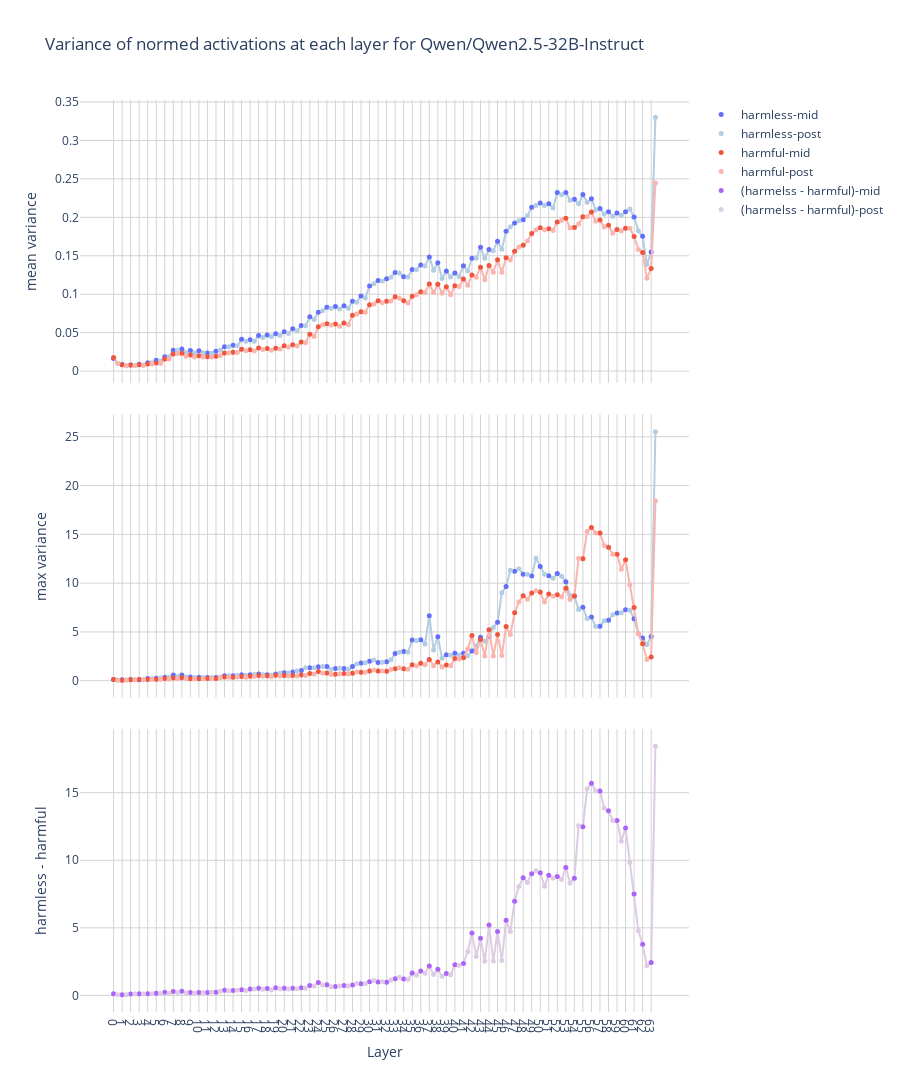

Here is the notebook cell this chart was saved with:
### Code cell
num_layers, num_act_modules, num_tokens = similarity_scores.shape

chosen_token = -1
colour_map = {
    "harmless": plotly.colors.qualitative.Plotly[0],
    "harmful": plotly.colors.qualitative.Plotly[1],
    "neutral": plotly.colors.qualitative.Plotly[3],
}
colour_map_light = {
    "harmless": plotly.colors.qualitative.Pastel1[1],
    "harmful": plotly.colors.qualitative.Pastel1[0],
    "neutral": plotly.colors.qualitative.Pastel1[3],
}

categories = ["harmless", "harmful"]
resid_modules = ["mid", "post"]
metrics = ["mean", "max"]

x_values = sum([[f"{l}", f"{l}-post"] for l in range(num_layers)], [])

fig = go.Figure()

for m, metric in enumerate(metrics):
    for category in categories:
        y_values = acts_normed_var[category][metric][..., chosen_token]
        fig.add_trace(
            go.Scatter(
                x=x_values,
                y=y_values.flatten(),
                mode="lines",
                yaxis=f"y{m + 1}",
                marker=dict(color=colour_map_light[category], size=5),
                showlegend=False,
            )
        )
        for module_idx, module_name in enumerate(resid_modules):
            if module_name == "mid":
                colour = colour_map[category]
            else:
                colour = colour_map_light[category]
            fig.add_trace(
                go.Scatter(
                    x=x_values[module_idx::2],
                    y=y_values.flatten()[module_idx::2],
                    name=f"{category}-{module_name}",
                    mode="markers",
                    yaxis=f"y{m + 1}",
                    marker=dict(color=colour, size=5),
                    showlegend=m == 0,
                )
            )

diff_mean_var = (
    acts_normed_var["harmless"]["mean"][..., chosen_token]
    - acts_normed_var["harmful"]["mean"][..., chosen_token]
)
fig.add_trace(
    go.Scatter(
        x=x_values,
        y=y_values.flatten(),
        name=f"(harmelss - harmful)-{module_name}",
        mode="lines",
        yaxis="y3",
        marker=dict(color=colour_map_light["neutral"], size=5),
        showlegend=False,
    )
)
for module_idx, module_name in enumerate(resid_modules):
    if module_name == "mid":
        colour = colour_map["neutral"]
    else:
        colour = colour_map_light["neutral"]
    fig.add_trace(
        go.Scatter(
            x=x_values[module_idx::2],
            y=y_values.flatten()[module_idx::2],
            name=f"(harmelss - harmful)-{module_name}",
            mode="markers",
            yaxis="y3",
            marker=dict(color=colour, size=5),
            showlegend=True,
        )
    )


fig.update_layout(
    title=f"Variance of normed activations at each layer for {MODEL_PATH}",
    plot_bgcolor='white',
    grid=dict(rows=3, columns=1),
    xaxis=dict(type="category", dtick=2, title="Layer", gridcolor="lightgrey"),
    yaxis=dict(title=f"{metrics[0]} variance", gridcolor='lightgrey', zeroline=False),
    yaxis2=dict(title=f"{metrics[1]} variance", gridcolor='lightgrey', zeroline=False),
    yaxis3=dict(title=f"harmless - harmful", gridcolor='lightgrey', zeroline=False),
    hovermode="x unified",
    height=1200,
    # width=20 + 12 * len(x_values),
)

# fig.update_xaxes(
#     mirror=True,
#     ticks='outside',
#     showline=True,
#     # linecolor='black',
#     gridcolor='lightgrey'
# )
# fig.update_yaxes(
#     mirror=True,
#     ticks='outside',
#     showline=True,
#     # linecolor='black',
#     gridcolor='lightgrey'
# )
fig.show()

### Figure 1 — Plotly figure (JSON) as saved in the notebook; plotly's stock layout.template omitted (floating-point values rounded to 4 significant figures)
{"data": [{"marker": {"color": "rgb(179,205,227)", "size": 5}, "mode": "lines", "showlegend": false, "type": "scatter", "x": ["0", "0-post", "1", "1-post", "2", "2-post", "3", "3-post", "4", "4-post", "5", "5-post", "6", "6-post", "7", "7-post", "8", "8-post", "9", "9-post", "10", "10-post", "11", "11-post", "12", "12-post", "13", "13-post", "14", "14-post", "15", "15-post", "16", "16-post", "17", "17-post", "18", "18-post", "19", "19-post", "20", "20-post", "21", "21-post", "22", "22-post", "23", "23-post", "24", "24-post", "25", "25-post", "26", "26-post", "27", "27-post", "28", "28-post", "29", "29-post", "30", "30-post", "31", "31-post", "32", "32-post", "33", "33-post", "34", "34-post", "35", "35-post", "36", "36-post", "37", "37-post", "38", "38-post", "39", "39-post", "40", "40-post", "41", "41-post", "42", "42-post", "43", "43-post", "44", "44-post", "45", "45-post", "46", "46-post", "47", "47-post", "48", "48-post", "49", "49-post", "50", "50-post", "51", "51-post", "52", "52-post", "53", "53-post", "54", "54-post", "55", "55-post", "56", "56-post", "57", "57-post", "58", "58-post", "59", "59-post", "60", "60-post", "61", "61-post", "62", "62-post", "63", "63-post"], "y": [0.01646, 0.009884, 0.008426, 0.006981, 0.008076, 0.007222, 0.008902, 0.007937, 0.01095, 0.01084, 0.01402, 0.01327, 0.01866, 0.01883, 0.02697, 0.02717, 0.02879, 0.02408, 0.0269, 0.02361, 0.02635, 0.02361, 0.0237, 0.02336, 0.02584, 0.02712, 0.03174, 0.03179, 0.03368, 0.03303, 0.04131, 0.03884, 0.04083, 0.03882, 0.04628, 0.04359, 0.04706, 0.04481, 0.04846, 0.04619, 0.05126, 0.04879, 0.05521, 0.05211, 0.05939, 0.05883, 0.07082, 0.06702, 0.0766, 0.07856, 0.08308, 0.08174, 0.08403, 0.08076, 0.08491, 0.08162, 0.091, 0.08949, 0.09778, 0.095, 0.1108, 0.1135, 0.1179, 0.1172, 0.1202, 0.1221, 0.1283, 0.1277, 0.1227, 0.1224, 0.1322, 0.1318, 0.1379, 0.1366, 0.1485, 0.1312, 0.1408, 0.1206, 0.1303, 0.1224, 0.1277, 0.1228, 0.137, 0.1302, 0.1468, 0.1469, 0.1611, 0.1468, 0.1583, 0.1567, 0.1689, 0.1586, 0.1819, 0.1877, 0.1925, 0.1956, 0.197, 0.2022, 0.213, 0.2153, 0.2185, 0.2155, 0.2177, 0.2121, 0.2324, 0.2294, 0.2324, 0.2222, 0.2235, 0.2176, 0.2296, 0.2195, 0.2242, 0.2097, 0.2116, 0.2044, 0.2073, 0.2013, 0.2058, 0.2028, 0.2071, 0.2109, 0.2004, 0.1825, 0.1753, 0.1385, 0.1548, 0.3302], "yaxis": "y"}, {"marker": {"color": "#636EFA", "size": 5}, "mode": "markers", "name": "harmless-mid", "showlegend": true, "type": "scatter", "x": ["0", "1", "2", "3", "4", "5", "6", "7", "8", "9", "10", "11", "12", "13", "14", "15", "16", "17", "18", "19", "20", "21", "22", "23", "24", "25", "26", "27", "28", "29", "30", "31", "32", "33", "34", "35", "36", "37", "38", "39", "40", "41", "42", "43", "44", "45", "46", "47", "48", "49", "50", "51", "52", "53", "54", "55", "56", "57", "58", "59", "60", "61", "62", "63"], "y": [0.01646, 0.008426, 0.008076, 0.008902, 0.01095, 0.01402, 0.01866, 0.02697, 0.02879, 0.0269, 0.02635, 0.0237, 0.02584, 0.03174, 0.03368, 0.04131, 0.04083, 0.04628, 0.04706, 0.04846, 0.05126, 0.05521, 0.05939, 0.07082, 0.0766, 0.08308, 0.08403, 0.08491, 0.091, 0.09778, 0.1108, 0.1179, 0.1202, 0.1283, 0.1227, 0.1322, 0.1379, 0.1485, 0.1408, 0.1303, 0.1277, 0.137, 0.1468, 0.1611, 0.1583, 0.1689, 0.1819, 0.1925, 0.197, 0.213, 0.2185, 0.2177, 0.2324, 0.2324, 0.2235, 0.2296, 0.2242, 0.2116, 0.2073, 0.2058, 0.2071, 0.2004, 0.1753, 0.1548], "yaxis": "y"}, {"marker": {"color": "rgb(179,205,227)", "size": 5}, "mode": "markers", "name": "harmless-post", "showlegend": true, "type": "scatter", "x": ["0-post", "1-post", "2-post", "3-post", "4-post", "5-post", "6-post", "7-post", "8-post", "9-post", "10-post", "11-post", "12-post", "13-post", "14-post", "15-post", "16-post", "17-post", "18-post", "19-post", "20-post", "21-post", "22-post", "23-post", "24-post", "25-post", "26-post", "27-post", "28-post", "29-post", "30-post", "31-post", "32-post", "33-post", "34-post", "35-post", "36-post", "37-post", "38-post", "39-post", "40-post", "41-post", "42-post", "43-post", "44-post", "45-post", "46-post", "47-post", "48-post", "49-post", "50-post", "51-post", "52-post", "53-post", "54-post", "55-post", "56-post", "57-post", "58-post", "59-post", "60-post", "61-post", "62-post", "63-post"], "y": [0.009884, 0.006981, 0.007222, 0.007937, 0.01084, 0.01327, 0.01883, 0.02717, 0.02408, 0.02361, 0.02361, 0.02336, 0.02712, 0.03179, 0.03303, 0.03884, 0.03882, 0.04359, 0.04481, 0.04619, 0.04879, 0.05211, 0.05883, 0.06702, 0.07856, 0.08174, 0.08076, 0.08162, 0.08949, 0.095, 0.1135, 0.1172, 0.1221, 0.1277, 0.1224, 0.1318, 0.1366, 0.1312, 0.1206, 0.1224, 0.1228, 0.1302, 0.1469, 0.1468, 0.1567, 0.1586, 0.1877, 0.1956, 0.2022, 0.2153, 0.2155, 0.2121, 0.2294, 0.2222, 0.2176, 0.2195, 0.2097, 0.2044, 0.2013, 0.2028, 0.2109, 0.1825, 0.1385, 0.3302], "yaxis": "y"}, {"marker": {"color": "rgb(251,180,174)", "size": 5}, "mode": "lines", "showlegend": false, "type": "scatter", "x": ["0", "0-post", "1", "1-post", "2", "2-post", "3", "3-post", "4", "4-post", "5", "5-post", "6", "6-post", "7", "7-post", "8", "8-post", "9", "9-post", "10", "10-post", "11", "11-post", "12", "12-post", "13", "13-post", "14", "14-post", "15", "15-post", "16", "16-post", "17", "17-post", "18", "18-post", "19", "19-post", "20", "20-post", "21", "21-post", "22", "22-post", "23", "23-post", "24", "24-post", "25", "25-post", "26", "26-post", "27", "27-post", "28", "28-post", "29", "29-post", "30", "30-post", "31", "31-post", "32", "32-post", "33", "33-post", "34", "34-post", "35", "35-post", "36", "36-post", "37", "37-post", "38", "38-post", "39", "39-post", "40", "40-post", "41", "41-post", "42", "42-post", "43", "43-post", "44", "44-post", "45", "45-post", "46", "46-post", "47", "47-post", "48", "48-post", "49", "49-post", "50", "50-post", "51", "51-post", "52", "52-post", "53", "53-post", "54", "54-post", "55", "55-post", "56", "56-post", "57", "57-post", "58", "58-post", "59", "59-post", "60", "60-post", "61", "61-post", "62", "62-post", "63", "63-post"], "y": [0.01762, 0.01002, 0.008382, 0.006949, 0.007795, 0.00695, 0.00824, 0.007319, 0.009232, 0.009129, 0.01064, 0.009963, 0.01576, 0.0159, 0.02237, 0.02259, 0.02334, 0.01922, 0.02093, 0.01827, 0.01987, 0.01829, 0.01852, 0.01845, 0.01919, 0.02024, 0.02346, 0.02345, 0.0245, 0.02423, 0.02847, 0.02651, 0.02785, 0.02606, 0.03001, 0.02811, 0.02951, 0.02698, 0.02964, 0.02864, 0.03304, 0.03121, 0.03441, 0.03256, 0.03774, 0.03704, 0.04809, 0.04491, 0.05763, 0.06045, 0.06172, 0.05992, 0.06112, 0.05828, 0.06247, 0.06031, 0.07269, 0.07414, 0.0771, 0.07654, 0.08638, 0.0872, 0.09166, 0.0889, 0.09094, 0.09122, 0.09667, 0.09473, 0.09138, 0.08862, 0.09738, 0.09941, 0.1033, 0.1021, 0.1133, 0.1021, 0.113, 0.1011, 0.1098, 0.09937, 0.1111, 0.1101, 0.1198, 0.1117, 0.125, 0.1221, 0.1352, 0.1187, 0.1374, 0.1286, 0.145, 0.1287, 0.1474, 0.1445, 0.1558, 0.1615, 0.1638, 0.1694, 0.179, 0.1834, 0.1863, 0.184, 0.1852, 0.1828, 0.1938, 0.1963, 0.1988, 0.186, 0.1866, 0.1914, 0.2006, 0.2008, 0.2068, 0.1949, 0.1964, 0.1876, 0.1897, 0.1792, 0.1843, 0.1822, 0.1858, 0.1857, 0.1752, 0.1581, 0.1544, 0.1206, 0.1334, 0.2445], "yaxis": "y"}, {"marker": {"color": "#EF553B", "size": 5}, "mode": "markers", "name": "harmful-mid", "showlegend": true, "type": "scatter", "x": ["0", "1", "2", "3", "4", "5", "6", "7", "8", "9", "10", "11", "12", "13", "14", "15", "16", "17", "18", "19", "20", "21", "22", "23", "24", "25", "26", "27", "28", "29", "30", "31", "32", "33", "34", "35", "36", "37", "38", "39", "40", "41", "42", "43", "44", "45", "46", "47", "48", "49", "50", "51", "52", "53", "54", "55", "56", "57", "58", "59", "60", "61", "62", "63"], "y": [0.01762, 0.008382, 0.007795, 0.00824, 0.009232, 0.01064, 0.01576, 0.02237, 0.02334, 0.02093, 0.01987, 0.01852, 0.01919, 0.02346, 0.0245, 0.02847, 0.02785, 0.03001, 0.02951, 0.02964, 0.03304, 0.03441, 0.03774, 0.04809, 0.05763, 0.06172, 0.06112, 0.06247, 0.07269, 0.0771, 0.08638, 0.09166, 0.09094, 0.09667, 0.09138, 0.09738, 0.1033, 0.1133, 0.113, 0.1098, 0.1111, 0.1198, 0.125, 0.1352, 0.1374, 0.145, 0.1474, 0.1558, 0.1638, 0.179, 0.1863, 0.1852, 0.1938, 0.1988, 0.1866, 0.2006, 0.2068, 0.1964, 0.1897, 0.1843, 0.1858, 0.1752, 0.1544, 0.1334], "yaxis": "y"}, {"marker": {"color": "rgb(251,180,174)", "size": 5}, "mode": "markers", "name": "harmful-post", "showlegend": true, "type": "scatter", "x": ["0-post", "1-post", "2-post", "3-post", "4-post", "5-post", "6-post", "7-post", "8-post", "9-post", "10-post", "11-post", "12-post", "13-post", "14-post", "15-post", "16-post", "17-post", "18-post", "19-post", "20-post", "21-post", "22-post", "23-post", "24-post", "25-post", "26-post", "27-post", "28-post", "29-post", "30-post", "31-post", "32-post", "33-post", "34-post", "35-post", "36-post", "37-post", "38-post", "39-post", "40-post", "41-post", "42-post", "43-post", "44-post", "45-post", "46-post", "47-post", "48-post", "49-post", "50-post", "51-post", "52-post", "53-post", "54-post", "55-post", "56-post", "57-post", "58-post", "59-post", "60-post", "61-post", "62-post", "63-post"], "y": [0.01002, 0.006949, 0.00695, 0.007319, 0.009129, 0.009963, 0.0159, 0.02259, 0.01922, 0.01827, 0.01829, 0.01845, 0.02024, 0.02345, 0.02423, 0.02651, 0.02606, 0.02811, 0.02698, 0.02864, 0.03121, 0.03256, 0.03704, 0.04491, 0.06045, 0.05992, 0.05828, 0.06031, 0.07414, 0.07654, 0.0872, 0.0889, 0.09122, 0.09473, 0.08862, 0.09941, 0.1021, 0.1021, 0.1011, 0.09937, 0.1101, 0.1117, 0.1221, 0.1187, 0.1286, 0.1287, 0.1445, 0.1615, 0.1694, 0.1834, 0.184, 0.1828, 0.1963, 0.186, 0.1914, 0.2008, 0.1949, 0.1876, 0.1792, 0.1822, 0.1857, 0.1581, 0.1206, 0.2445], "yaxis": "y"}, {"marker": {"color": "rgb(179,205,227)", "size": 5}, "mode": "lines", "showlegend": false, "type": "scatter", "x": ["0", "0-post", "1", "1-post", "2", "2-post", "3", "3-post", "4", "4-post", "5", "5-post", "6", "6-post", "7", "7-post", "8", "8-post", "9", "9-post", "10", "10-post", "11", "11-post", "12", "12-post", "13", "13-post", "14", "14-post", "15", "15-post", "16", "16-post", "17", "17-post", "18", "18-post", "19", "19-post", "20", "20-post", "21", "21-post", "22", "22-post", "23", "23-post", "24", "24-post", "25", "25-post", "26", "26-post", "27", "27-post", "28", "28-post", "29", "29-post", "30", "30-post", "31", "31-post", "32", "32-post", "33", "33-post", "34", "34-post", "35", "35-post", "36", "36-post", "37", "37-post", "38", "38-post", "39", "39-post", "40", "40-post", "41", "41-post", "42", "42-post", "43", "43-post", "44", "44-post", "45", "45-post", "46", "46-post", "47", "47-post", "48", "48-post", "49", "49-post", "50", "50-post", "51", "51-post", "52", "52-post", "53", "53-post", "54", "54-post", "55", "55-post", "56", "56-post", "57", "57-post", "58", "58-post", "59", "59-post", "60", "60-post", "61", "61-post", "62", "62-post", "63", "63-post"], "y": [0.1371, 0.06985, 0.1009, 0.09722, 0.1283, 0.1058, 0.1083, 0.09117, 0.2306, 0.2044, 0.2575, 0.2674, 0.3643, 0.3208, 0.5987, 0.4107, 0.5847, 0.3752, 0.3876, 0.3213, 0.368, 0.3397, 0.3319, 0.3186, 0.3321, 0.3937, 0.5086, 0.4992, 0.5167, 0.5329, 0.6171, 0.554, 0.6202, 0.6442, 0.6893, 0.6231, 0.6079, 0.5636, 0.681, 0.756, 0.8098, 0.7825, 0.9024, 0.9852, 1.051, 1.318, 1.328, 1.335, 1.44, 1.445, 1.465, 1.146, 1.261, 1.286, 1.247, 1.165, 1.45, 1.707, 1.807, 1.846, 2.005, 2.127, 1.861, 1.897, 1.934, 2.146, 2.791, 2.93, 2.984, 2.917, 4.167, 4.126, 4.21, 3.762, 6.664, 3.145, 4.503, 2.292, 2.668, 2.617, 2.819, 2.627, 2.804, 2.571, 3.052, 3.521, 4.454, 4.05, 4.535, 5.451, 5.992, 9.011, 9.643, 11.32, 11.22, 11.48, 10.9, 10.9, 10.73, 12.56, 11.7, 10.92, 10.77, 10.5, 10.98, 10.69, 10.15, 8.724, 8.685, 7.304, 7.529, 6.371, 6.517, 5.566, 5.587, 6.142, 6.185, 6.752, 6.93, 6.954, 7.266, 7.231, 6.338, 4.871, 4.371, 3.675, 4.541, 25.51], "yaxis": "y2"}, {"marker": {"color": "#636EFA", "size": 5}, "mode": "markers", "name": "harmless-mid", "showlegend": false, "type": "scatter", "x": ["0", "1", "2", "3", "4", "5", "6", "7", "8", "9", "10", "11", "12", "13", "14", "15", "16", "17", "18", "19", "20", "21", "22", "23", "24", "25", "26", "27", "28", "29", "30", "31", "32", "33", "34", "35", "36", "37", "38", "39", "40", "41", "42", "43", "44", "45", "46", "47", "48", "49", "50", "51", "52", "53", "54", "55", "56", "57", "58", "59", "60", "61", "62", "63"], "y": [0.1371, 0.1009, 0.1283, 0.1083, 0.2306, 0.2575, 0.3643, 0.5987, 0.5847, 0.3876, 0.368, 0.3319, 0.3321, 0.5086, 0.5167, 0.6171, 0.6202, 0.6893, 0.6079, 0.681, 0.8098, 0.9024, 1.051, 1.328, 1.44, 1.465, 1.261, 1.247, 1.45, 1.807, 2.005, 1.861, 1.934, 2.791, 2.984, 4.167, 4.21, 6.664, 4.503, 2.668, 2.819, 2.804, 3.052, 4.454, 4.535, 5.992, 9.643, 11.22, 10.9, 10.73, 11.7, 10.77, 10.98, 10.15, 8.685, 7.529, 6.517, 5.587, 6.185, 6.93, 7.266, 6.338, 4.371, 4.541], "yaxis": "y2"}, {"marker": {"color": "rgb(179,205,227)", "size": 5}, "mode": "markers", "name": "harmless-post", "showlegend": false, "type": "scatter", "x": ["0-post", "1-post", "2-post", "3-post", "4-post", "5-post", "6-post", "7-post", "8-post", "9-post", "10-post", "11-post", "12-post", "13-post", "14-post", "15-post", "16-post", "17-post", "18-post", "19-post", "20-post", "21-post", "22-post", "23-post", "24-post", "25-post", "26-post", "27-post", "28-post", "29-post", "30-post", "31-post", "32-post", "33-post", "34-post", "35-post", "36-post", "37-post", "38-post", "39-post", "40-post", "41-post", "42-post", "43-post", "44-post", "45-post", "46-post", "47-post", "48-post", "49-post", "50-post", "51-post", "52-post", "53-post", "54-post", "55-post", "56-post", "57-post", "58-post", "59-post", "60-post", "61-post", "62-post", "63-post"], "y": [0.06985, 0.09722, 0.1058, 0.09117, 0.2044, 0.2674, 0.3208, 0.4107, 0.3752, 0.3213, 0.3397, 0.3186, 0.3937, 0.4992, 0.5329, 0.554, 0.6442, 0.6231, 0.5636, 0.756, 0.7825, 0.9852, 1.318, 1.335, 1.445, 1.146, 1.286, 1.165, 1.707, 1.846, 2.127, 1.897, 2.146, 2.93, 2.917, 4.126, 3.762, 3.145, 2.292, 2.617, 2.627, 2.571, 3.521, 4.05, 5.451, 9.011, 11.32, 11.48, 10.9, 12.56, 10.92, 10.5, 10.69, 8.724, 7.304, 6.371, 5.566, 6.142, 6.752, 6.954, 7.231, 4.871, 3.675, 25.51], "yaxis": "y2"}, {"marker": {"color": "rgb(251,180,174)", "size": 5}, "mode": "lines", "showlegend": false, "type": "scatter", "x": ["0", "0-post", "1", "1-post", "2", "2-post", "3", "3-post", "4", "4-post", "5", "5-post", "6", "6-post", "7", "7-post", "8", "8-post", "9", "9-post", "10", "10-post", "11", "11-post", "12", "12-post", "13", "13-post", "14", "14-post", "15", "15-post", "16", "16-post", "17", "17-post", "18", "18-post", "19", "19-post", "20", "20-post", "21", "21-post", "22", "22-post", "23", "23-post", "24", "24-post", "25", "25-post", "26", "26-post", "27", "27-post", "28", "28-post", "29", "29-post", "30", "30-post", "31", "31-post", "32", "32-post", "33", "33-post", "34", "34-post", "35", "35-post", "36", "36-post", "37", "37-post", "38", "38-post", "39", "39-post", "40", "40-post", "41", "41-post", "42", "42-post", "43", "43-post", "44", "44-post", "45", "45-post", "46", "46-post", "47", "47-post", "48", "48-post", "49", "49-post", "50", "50-post", "51", "51-post", "52", "52-post", "53", "53-post", "54", "54-post", "55", "55-post", "56", "56-post", "57", "57-post", "58", "58-post", "59", "59-post", "60", "60-post", "61", "61-post", "62", "62-post", "63", "63-post"], "y": [0.1294, 0.05589, 0.05703, 0.0496, 0.09826, 0.09787, 0.1222, 0.09696, 0.1256, 0.1244, 0.1527, 0.1465, 0.2311, 0.1479, 0.2838, 0.2107, 0.3137, 0.2005, 0.2063, 0.1739, 0.2084, 0.2132, 0.2224, 0.2242, 0.2398, 0.3013, 0.3809, 0.3499, 0.3544, 0.3769, 0.4239, 0.3643, 0.4689, 0.4654, 0.5363, 0.463, 0.5195, 0.397, 0.5587, 0.4873, 0.5372, 0.4744, 0.527, 0.4883, 0.574, 0.5308, 0.7408, 0.693, 0.952, 0.7732, 0.7971, 0.6408, 0.6618, 0.6963, 0.7278, 0.6965, 0.771, 0.8855, 0.8589, 0.8676, 1.007, 1.096, 0.9922, 1.008, 0.9653, 1.142, 1.234, 1.34, 1.223, 1.171, 1.649, 1.496, 1.798, 1.642, 2.179, 1.543, 1.927, 1.419, 1.624, 1.533, 2.276, 2.229, 2.364, 3.243, 4.625, 2.885, 4.221, 2.528, 5.213, 2.545, 4.73, 2.577, 5.564, 4.733, 6.972, 8.069, 8.713, 8.356, 9.001, 9.222, 9.08, 8.075, 8.893, 8.667, 8.807, 8.578, 9.469, 8.31, 8.67, 12.55, 12.49, 15.29, 15.7, 15.14, 15.12, 13.86, 13.67, 12.95, 12.95, 11.41, 12.39, 9.834, 7.503, 4.778, 3.794, 2.186, 2.428, 18.44], "yaxis": "y2"}, {"marker": {"color": "#EF553B", "size": 5}, "mode": "markers", "name": "harmful-mid", "showlegend": false, "type": "scatter", "x": ["0", "1", "2", "3", "4", "5", "6", "7", "8", "9", "10", "11", "12", "13", "14", "15", "16", "17", "18", "19", "20", "21", "22", "23", "24", "25", "26", "27", "28", "29", "30", "31", "32", "33", "34", "35", "36", "37", "38", "39", "40", "41", "42", "43", "44", "45", "46", "47", "48", "49", "50", "51", "52", "53", "54", "55", "56", "57", "58", "59", "60", "61", "62", "63"], "y": [0.1294, 0.05703, 0.09826, 0.1222, 0.1256, 0.1527, 0.2311, 0.2838, 0.3137, 0.2063, 0.2084, 0.2224, 0.2398, 0.3809, 0.3544, 0.4239, 0.4689, 0.5363, 0.5195, 0.5587, 0.5372, 0.527, 0.574, 0.7408, 0.952, 0.7971, 0.6618, 0.7278, 0.771, 0.8589, 1.007, 0.9922, 0.9653, 1.234, 1.223, 1.649, 1.798, 2.179, 1.927, 1.624, 2.276, 2.364, 4.625, 4.221, 5.213, 4.73, 5.564, 6.972, 8.713, 9.001, 9.08, 8.893, 8.807, 9.469, 8.67, 12.49, 15.7, 15.12, 13.67, 12.95, 12.39, 7.503, 3.794, 2.428], "yaxis": "y2"}, {"marker": {"color": "rgb(251,180,174)", "size": 5}, "mode": "markers", "name": "harmful-post", "showlegend": false, "type": "scatter", "x": ["0-post", "1-post", "2-post", "3-post", "4-post", "5-post", "6-post", "7-post", "8-post", "9-post", "10-post", "11-post", "12-post", "13-post", "14-post", "15-post", "16-post", "17-post", "18-post", "19-post", "20-post", "21-post", "22-post", "23-post", "24-post", "25-post", "26-post", "27-post", "28-post", "29-post", "30-post", "31-post", "32-post", "33-post", "34-post", "35-post", "36-post", "37-post", "38-post", "39-post", "40-post", "41-post", "42-post", "43-post", "44-post", "45-post", "46-post", "47-post", "48-post", "49-post", "50-post", "51-post", "52-post", "53-post", "54-post", "55-post", "56-post", "57-post", "58-post", "59-post", "60-post", "61-post", "62-post", "63-post"], "y": [0.05589, 0.0496, 0.09787, 0.09696, 0.1244, 0.1465, 0.1479, 0.2107, 0.2005, 0.1739, 0.2132, 0.2242, 0.3013, 0.3499, 0.3769, 0.3643, 0.4654, 0.463, 0.397, 0.4873, 0.4744, 0.4883, 0.5308, 0.693, 0.7732, 0.6408, 0.6963, 0.6965, 0.8855, 0.8676, 1.096, 1.008, 1.142, 1.34, 1.171, 1.496, 1.642, 1.543, 1.419, 1.533, 2.229, 3.243, 2.885, 2.528, 2.545, 2.577, 4.733, 8.069, 8.356, 9.222, 8.075, 8.667, 8.578, 8.31, 12.55, 15.29, 15.14, 13.86, 12.95, 11.41, 9.834, 4.778, 2.186, 18.44], "yaxis": "y2"}, {"marker": {"color": "rgb(222,203,228)", "size": 5}, "mode": "lines", "name": "(harmelss - harmful)-post", "showlegend": false, "type": "scatter", "x": ["0", "0-post", "1", "1-post", "2", "2-post", "3", "3-post", "4", "4-post", "5", "5-post", "6", "6-post", "7", "7-post", "8", "8-post", "9", "9-post", "10", "10-post", "11", "11-post", "12", "12-post", "13", "13-post", "14", "14-post", "15", "15-post", "16", "16-post", "17", "17-post", "18", "18-post", "19", "19-post", "20", "20-post", "21", "21-post", "22", "22-post", "23", "23-post", "24", "24-post", "25", "25-post", "26", "26-post", "27", "27-post", "28", "28-post", "29", "29-post", "30", "30-post", "31", "31-post", "32", "32-post", "33", "33-post", "34", "34-post", "35", "35-post", "36", "36-post", "37", "37-post", "38", "38-post", "39", "39-post", "40", "40-post", "41", "41-post", "42", "42-post", "43", "43-post", "44", "44-post", "45", "45-post", "46", "46-post", "47", "47-post", "48", "48-post", "49", "49-post", "50", "50-post", "51", "51-post", "52", "52-post", "53", "53-post", "54", "54-post", "55", "55-post", "56", "56-post", "57", "57-post", "58", "58-post", "59", "59-post", "60", "60-post", "61", "61-post", "62", "62-post", "63", "63-post"], "y": [0.1294, 0.05589, 0.05703, 0.0496, 0.09826, 0.09787, 0.1222, 0.09696, 0.1256, 0.1244, 0.1527, 0.1465, 0.2311, 0.1479, 0.2838, 0.2107, 0.3137, 0.2005, 0.2063, 0.1739, 0.2084, 0.2132, 0.2224, 0.2242, 0.2398, 0.3013, 0.3809, 0.3499, 0.3544, 0.3769, 0.4239, 0.3643, 0.4689, 0.4654, 0.5363, 0.463, 0.5195, 0.397, 0.5587, 0.4873, 0.5372, 0.4744, 0.527, 0.4883, 0.574, 0.5308, 0.7408, 0.693, 0.952, 0.7732, 0.7971, 0.6408, 0.6618, 0.6963, 0.7278, 0.6965, 0.771, 0.8855, 0.8589, 0.8676, 1.007, 1.096, 0.9922, 1.008, 0.9653, 1.142, 1.234, 1.34, 1.223, 1.171, 1.649, 1.496, 1.798, 1.642, 2.179, 1.543, 1.927, 1.419, 1.624, 1.533, 2.276, 2.229, 2.364, 3.243, 4.625, 2.885, 4.221, 2.528, 5.213, 2.545, 4.73, 2.577, 5.564, 4.733, 6.972, 8.069, 8.713, 8.356, 9.001, 9.222, 9.08, 8.075, 8.893, 8.667, 8.807, 8.578, 9.469, 8.31, 8.67, 12.55, 12.49, 15.29, 15.7, 15.14, 15.12, 13.86, 13.67, 12.95, 12.95, 11.41, 12.39, 9.834, 7.503, 4.778, 3.794, 2.186, 2.428, 18.44], "yaxis": "y3"}, {"marker": {"color": "#AB63FA", "size": 5}, "mode": "markers", "name": "(harmelss - harmful)-mid", "showlegend": true, "type": "scatter", "x": ["0", "1", "2", "3", "4", "5", "6", "7", "8", "9", "10", "11", "12", "13", "14", "15", "16", "17", "18", "19", "20", "21", "22", "23", "24", "25", "26", "27", "28", "29", "30", "31", "32", "33", "34", "35", "36", "37", "38", "39", "40", "41", "42", "43", "44", "45", "46", "47", "48", "49", "50", "51", "52", "53", "54", "55", "56", "57", "58", "59", "60", "61", "62", "63"], "y": [0.1294, 0.05703, 0.09826, 0.1222, 0.1256, 0.1527, 0.2311, 0.2838, 0.3137, 0.2063, 0.2084, 0.2224, 0.2398, 0.3809, 0.3544, 0.4239, 0.4689, 0.5363, 0.5195, 0.5587, 0.5372, 0.527, 0.574, 0.7408, 0.952, 0.7971, 0.6618, 0.7278, 0.771, 0.8589, 1.007, 0.9922, 0.9653, 1.234, 1.223, 1.649, 1.798, 2.179, 1.927, 1.624, 2.276, 2.364, 4.625, 4.221, 5.213, 4.73, 5.564, 6.972, 8.713, 9.001, 9.08, 8.893, 8.807, 9.469, 8.67, 12.49, 15.7, 15.12, 13.67, 12.95, 12.39, 7.503, 3.794, 2.428], "yaxis": "y3"}, {"marker": {"color": "rgb(222,203,228)", "size": 5}, "mode": "markers", "name": "(harmelss - harmful)-post", "showlegend": true, "type": "scatter", "x": ["0-post", "1-post", "2-post", "3-post", "4-post", "5-post", "6-post", "7-post", "8-post", "9-post", "10-post", "11-post", "12-post", "13-post", "14-post", "15-post", "16-post", "17-post", "18-post", "19-post", "20-post", "21-post", "22-post", "23-post", "24-post", "25-post", "26-post", "27-post", "28-post", "29-post", "30-post", "31-post", "32-post", "33-post", "34-post", "35-post", "36-post", "37-post", "38-post", "39-post", "40-post", "41-post", "42-post", "43-post", "44-post", "45-post", "46-post", "47-post", "48-post", "49-post", "50-post", "51-post", "52-post", "53-post", "54-post", "55-post", "56-post", "57-post", "58-post", "59-post", "60-post", "61-post", "62-post", "63-post"], "y": [0.05589, 0.0496, 0.09787, 0.09696, 0.1244, 0.1465, 0.1479, 0.2107, 0.2005, 0.1739, 0.2132, 0.2242, 0.3013, 0.3499, 0.3769, 0.3643, 0.4654, 0.463, 0.397, 0.4873, 0.4744, 0.4883, 0.5308, 0.693, 0.7732, 0.6408, 0.6963, 0.6965, 0.8855, 0.8676, 1.096, 1.008, 1.142, 1.34, 1.171, 1.496, 1.642, 1.543, 1.419, 1.533, 2.229, 3.243, 2.885, 2.528, 2.545, 2.577, 4.733, 8.069, 8.356, 9.222, 8.075, 8.667, 8.578, 8.31, 12.55, 15.29, 15.14, 13.86, 12.95, 11.41, 9.834, 4.778, 2.186, 18.44], "yaxis": "y3"}], "layout": {"grid": {"columns": 1, "rows": 3}, "height": 1200, "hovermode": "x unified", "plot_bgcolor": "white", "title": {"text": "Variance of normed activations at each layer for Qwen/Qwen2.5-32B-Instruct"}, "xaxis": {"dtick": 2, "gridcolor": "lightgrey", "title": {"text": "Layer"}, "type": "category"}, "yaxis": {"gridcolor": "lightgrey", "title": {"text": "mean variance"}, "zeroline": false}, "yaxis2": {"gridcolor": "lightgrey", "title": {"text": "max variance"}, "zeroline": false}, "yaxis3": {"gridcolor": "lightgrey", "title": {"text": "harmless - harmful"}, "zeroline": false}}}
